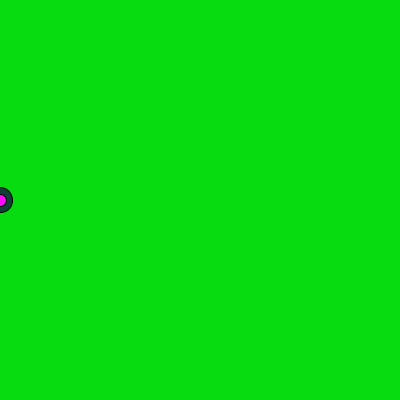
Frame 1 (no input)
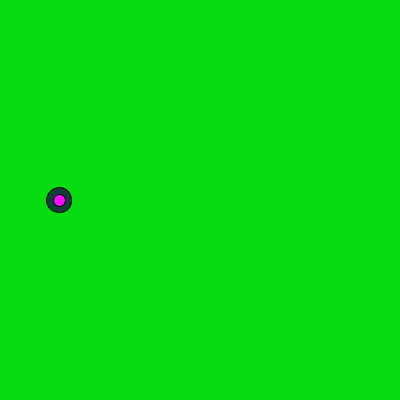
Frame 60 (the mouse pressed at the canvas centre just before this capture)
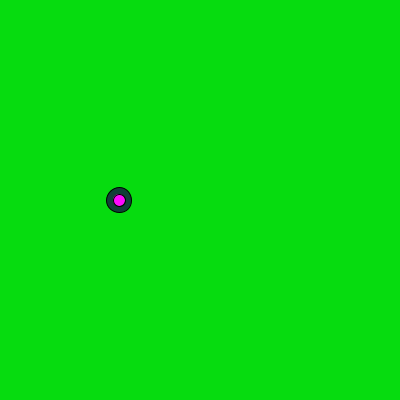
Frame 120 (the mouse held since frame 60 and released just before this capture)

The Processing sketch that drew these frames (run headless with seeded random() and noise(); from frame 60 on, the mouse is pressed at the canvas centre):

// Processing sketch: Making_Variables_Example_v2
// ── Making_Variables_Example_v2.pde
/**
 * Practicing making our own variables
 * Oct 28 2026
 * EDITTED Nov 4 - added constants
 */
//make a variable to move the circle horizontally to the right
int xPosition;  //DECLARATION STATEMENT

//constants - used for values that do not change
final int CIRCLE_SIZE = 25;
final int SPEED = 1;

final color BACKGROUND = color(6, 220, 15);
final color INNER_CIRCLE_COLOUR = color(254, 10, 255);
final color OUTER_CIRCLE_COLOUR = color(17, 63, 55);

void setup()
{
  size(400, 400);
  
  //use an ASSIGNMENT STATEMENT to INITIALIZE the variable
  //start at the left edge
  xPosition = 0;  //"xPosition is assigned the value 0"
}

void draw()
{
  background(BACKGROUND);
  
  //draw the circle with the current value of xPosition
  fill(OUTER_CIRCLE_COLOUR);
  circle(xPosition, height/2, CIRCLE_SIZE);
  fill(INNER_CIRCLE_COLOUR);
  circle(xPosition, height/2, CIRCLE_SIZE/2);
  
  //change it by making a new assignment statement (that is - assign a new
  //value to xPosition)
  xPosition = xPosition + SPEED;  //take whatever is in xPosition and add by 1
}
